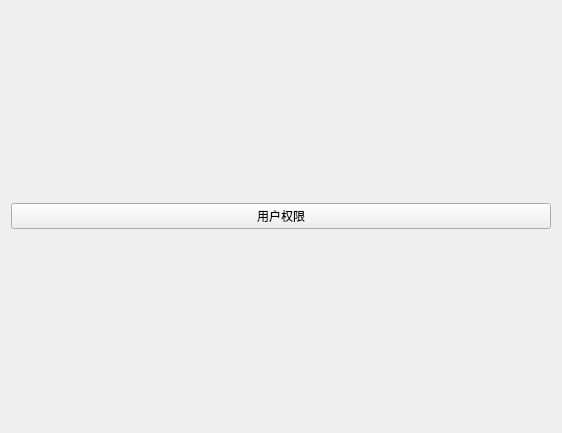
<?xml version="1.0" encoding="UTF-8"?>
<ui version="4.0">
 <class>IndexPage</class>
 <widget class="QWidget" name="IndexPage">
  <property name="geometry">
   <rect>
    <x>0</x>
    <y>0</y>
    <width>562</width>
    <height>433</height>
   </rect>
  </property>
  <property name="windowTitle">
   <string>Form</string>
  </property>
  <layout class="QGridLayout" name="gridLayout">
   <item row="0" column="0">
    <widget class="QPushButton" name="userGrantButton">
     <property name="text">
      <string>用户权限</string>
     </property>
    </widget>
   </item>
  </layout>
 </widget>
 <resources/>
 <connections/>
</ui>
